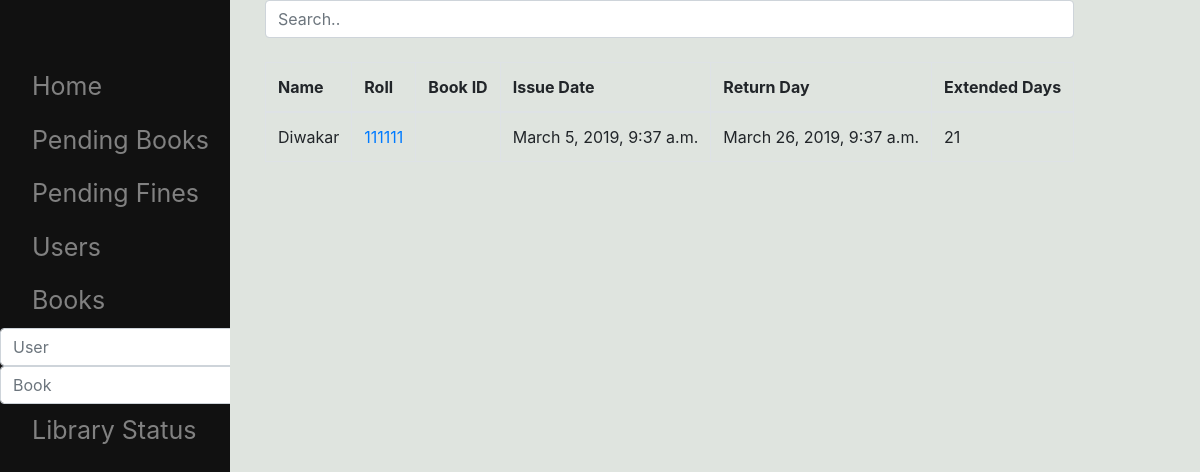
Screenshot of /pendingFines/ with the database file from the repository.
### lm/models.py (models this page shows, shortened)
class Issue(models.Model):
    user = models.ForeignKey(Student,on_delete=models.CASCADE,null=True)
    book = models.ForeignKey(Book,on_delete=models.CASCADE,null=True,)
    day = models.ForeignKey(event_day,on_delete=models.CASCADE,null=True)
    issue_time = models.DateTimeField(auto_now_add=True,blank=True,editable=True)
    is_returned = models.BooleanField(default=False,editable=True)
    return_time = models.DateTimeField(auto_now_add=False,blank=True,editable=True,null=True)
    paid = models.BooleanField(default=False,editable=True)
    is_late = models.BooleanField(default=False,editable=True)
    mailSend = models.BooleanField(default=False)

class Student(models.Model):
    name = models.CharField(max_length=30,default=' ',editable=True)
    roll = models.IntegerField(editable=True,primary_key=True)
    image_path = models.ImageField(default='../static/lm/anon.png',editable=True)
    email = models.EmailField(blank=True,editable=True)
    payable_amount = models.IntegerField(default=0,editable=True)
    is_student = models.BooleanField(default=True,editable=True)
    is_active = models.BooleanField(default=True,null=False,editable=True)
    exist = models.BooleanField(default=True)
    bookCount = models.IntegerField(default=0)

### lm/views.py (the view)
# urls.py: path('pendingFines/',views.PendingFines.as_view(),name='pendingfines'),
class PendingFines(generic.ListView):
    template_name = 'lm/pendingFines.html'
    context_object_name = 'pendingIssue'
    def get_queryset(self):
        return [information(b,libSetting.daysLeft(b)) for b in Issue.objects.all().filter(is_returned = True) if libSetting.daysLeft(b) > libSetting.getday(b.user.is_student) ]

### lm/libSetting.py (called while the page is built)
def getday(b):
    if b:
        return sett.maxDelayDayStudent
    else :
        return sett.maxDelayDayFaculty

def daysLeft(r):
    if r.is_returned:
        d = r.return_time.date() - r.issue_time.date()
        return d.days
    else:
        d = datetime.date.today() - r.issue_time.date()
        d = d.days
        return (sett.maxDelayDayStudent if r.user.is_student else sett.maxDelayDayFaculty) - d

### lm/templates/lm/pendingFines.html (shortened to what this page needs)
{% extends 'lm/base.html' %}
{% block body %}
<input class="form-control" id="myInput" type="text" placeholder="Search..">
  <br>
 <table class="table table-bordered">
    <thead>
      <tr>
        <th>Name</th>
        <th>Roll</th>
        <th>Book ID</th>
        <th>Issue Date</th>
        <th>Return Day</th>
        <th>Extended Days</th>
      </tr>
    </thead>
     <tbody id="myTable" >
{% for issue in pendingIssue %}
      <tr>
          <td>{{issue.issue.user.name }}</td>
          <td><a href="{% url 'lm:user' issue.issue.user.pk %}" >{{issue.issue.user.roll }}</a></td>
          <td><a href="{% url 'lm:book' issue.issue.book.pk %}" >{{issue.issue.book.identity }}</a></td>
        <td>{{issue.issue.issue_time }}</td>
        <td>{{issue.issue.return_time }}</td>
        <td>{{ issue.dayLeft }}</td>
      </tr>
{% endfor %}
     </tbody>
  </table>
{% endblock %}

### rows the page displays
Issue: issue.user.name "Diwakar", issue.user.roll "111111", issue.issue_time "March 5, 2019, 9:37 a.m.", issue.return_time "March 26, 2019, 9:37 a.m."

### other values shown
{{ issue.dayLeft }} "21"
